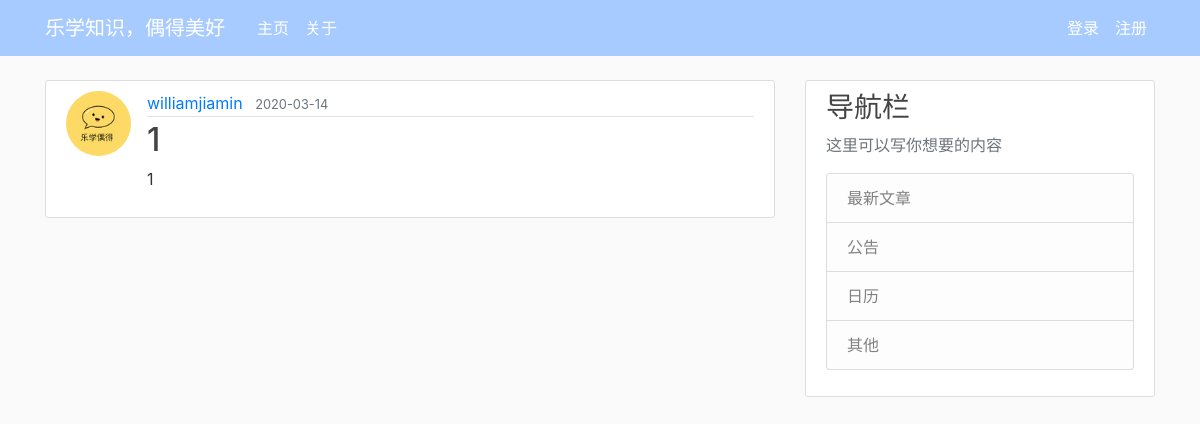
/post/28, run on the app's committed database.
### william_web_server/models.py (models this page shows, shortened)
class User(db.Model,UserMixin):
    id = db.Column(db.Integer, primary_key=True)
    username = db.Column(db.String(20), unique=True, nullable=False)
    email = db.Column(db.String(120), unique=True, nullable=False)
    image_file = db.Column(db.String(20), nullable=False, default='default.jpg')
    password = db.Column(db.String(60), nullable=False)
    posts = db.relationship('Post', backref='author', lazy=True)

class Post(db.Model):
    id = db.Column(db.Integer, primary_key=True)
    title = db.Column(db.String(100), nullable=False)
    date_posted = db.Column(db.DateTime, nullable=False, default=datetime.utcnow)
    content = db.Column(db.Text, nullable=False)
    user_id = db.Column(db.Integer, db.ForeignKey('user.id'), nullable=False)

### william_web_server/posts/routes.py (the view)
@posts.route("/post/<int:post_id>")
def post(post_id):
    post = Post.query.get_or_404(post_id)
    return render_template("post.html", title=post.title, post=post)

### william_web_server/templates/post.html (shortened to what this page needs)
{% extends "general_layout.html" %}
{% block content %}
      <article class="media content-section">
        <img class="rounded-circle article-img " src="{{ url_for('static', filename='user_profile_pics/' + post.author.image_file)}}" >
          <div class="media-body">
            <div class="article-metadata">
              <a class="mr-2" href="#">{{ post.author.username }}</a>
              <small class="text-muted">{{ post.date_posted.strftime('%Y-%m-%d')}}</small>
            </div>
            <h2 class="article-title">{{ post.title }}</h2>
            <p class="article-content">{{ post.content }}</p>
          </div>
      </article>
{% endblock content %}

### william_web_server/static/main.css (style rules this page uses)
body { background: #fafafa; color: #333333; margin-top: 5rem; }
h1, h2, h3, h4, h5, h6 { color: #444444; }
.content-section { background: #ffffff; padding: 10px 20px; border: 1px solid #dddddd; border-radius: 3px; margin-bottom: 20px; }
.article-title { color: #444444; }
.article-content { white-space: pre-line; }
.article-img { height: 65px; width: 65px; margin-right: 16px; }
.article-metadata { padding-bottom: 1px; margin-bottom: 4px; border-bottom: 1px solid #e3e3e3 }

### data on the page
User: image_file (placeholder picture), author.username "williamjiamin"
Post: date_posted "2020-03-14", title "1", content "1"
